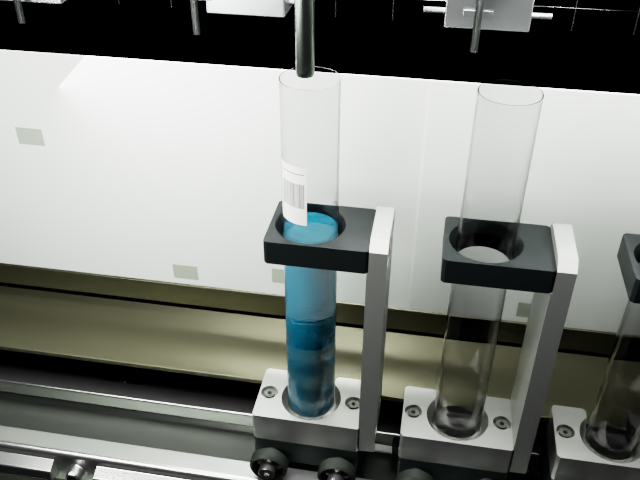
#> input picture digital_twin/examples/fillcam_686.png, 640 x 480 px
$ python -i locate.py   (imports and definitions only)   (older library calls are emulated)
#> lines starting #> are read from the running program, lines starting #| are printed output that depends on the picture; after the words box and inside, x2 and y2 are one past the last pixel; in counts of white or black regions, pixels touching at a corner belong together
"""Locate the vial at the fill station from the image, as a fallback to the fixed ROI.

The detector finds the dark rectangular collar on the vial carrier, the top edge of the
bright aluminum puck below it, and the two glass walls between them. With a camera
config, the configured ROI is kept when the detection agrees with it; otherwise the
detected ROI is returned with a quality code saying why.
"""

from dataclasses import dataclass

import cv2
import numpy as np

from vialcv.roi import CameraConfig, Roi

# Gray levels measured on videos 1-4 stills: collar front face ~22-26, belt behind it ~57.
COLLAR_MAX_GRAY = 45

# The collar's front face is a ~115 px wide dark band. A dark liquid column below it is
# only ~45 px wide, so rows are matched on long horizontal dark runs, not blob shape.
COLLAR_RUN_RANGE = (80, 160)
COLLAR_MIN_ROWS = 8
COLLAR_MAX_ROW_GAP = 2

# With a config, the collar is searched only this close to its configured position.
COLLAR_SEARCH_DX = 60
COLLAR_SEARCH_DY = 40

# Search window below the collar bottom for the puck top edge (pixels).
PUCK_SEARCH_RANGE = (40, 170)
PUCK_MIN_STEP = 25.0

# Glass walls are ~25 px either side of the collar center; the aluminum holder bar
# starts ~50 px right of it, so the search stops short of the bar.
WALL_SEARCH_HALF_WIDTH = 35
WALL_MARGIN = 2

# Default depth of visible liquid below the puck top when no config gives it.
DEFAULT_BORE_DEPTH = 50

# Detections within this many pixels of the config are treated as agreeing with it.
DEFAULT_TOLERANCE_PX = 4

# Larger offsets than this are not drift: on videos 1-4 they were carriers in motion.
DEFAULT_MAX_DRIFT_PX = 12


@dataclass(frozen=True)
class Detection:
    collar_xywh: Roi
    puck_top_y: int
    wall_left_x: int
    wall_right_x: int
    vial_xywh: Roi


@dataclass(frozen=True)
class LocateResult:
    ok: bool
    code: str | None
    detail: str | None
    vial_xywh: Roi | None
    source: str | None
    detection: Detection | None
    offset_xy: tuple[int, int] | None


def longest_run(row: np.ndarray) -> tuple[int, int]:
    """Return (start, length) of the longest run of True values in a 1-D array."""
    padded = np.concatenate(([0], row.astype(np.int8), [0]))
    edges = np.flatnonzero(np.diff(padded))
    if len(edges) == 0:
        return 0, 0
    starts, ends = edges[::2], edges[1::2]
    best = int(np.argmax(ends - starts))
    return int(starts[best]), int(ends[best] - starts[best])


def find_collar(gray: np.ndarray, expected: tuple[float, float] | None = None) -> Roi | None:
    """Return (x, y, w, h) of the collar's dark front face.

    `expected` is the configured (center x, bottom y); when given, only a nearby collar
    counts. Otherwise the collar nearest the image's horizontal center is used.
    """
    height, width = gray.shape
    if expected is None:
        center_x, x0, x1, y0, y1 = width / 2, 0, width, 0, height
    else:
        center_x = expected[0]
        x0 = max(int(center_x - COLLAR_SEARCH_DX - COLLAR_RUN_RANGE[1] / 2), 0)
        x1 = min(int(center_x + COLLAR_SEARCH_DX + COLLAR_RUN_RANGE[1] / 2), width)
        y0 = max(int(expected[1] - COLLAR_SEARCH_DY - COLLAR_RUN_RANGE[1]), 0)
        y1 = min(int(expected[1] + COLLAR_SEARCH_DY), height)

    dark = gray[y0:y1, x0:x1] < COLLAR_MAX_GRAY
    # Bridge small glints on the collar face.
    dark = cv2.morphologyEx(dark.astype(np.uint8), cv2.MORPH_CLOSE, np.ones((1, 7), np.uint8)).astype(bool)

    rows = []
    for offset, row in enumerate(dark):
        start, length = longest_run(row)
        run_center = x0 + start + length / 2
        if COLLAR_RUN_RANGE[0] <= length <= COLLAR_RUN_RANGE[1] and abs(run_center - center_x) <= COLLAR_SEARCH_DX:
            rows.append((y0 + offset, x0 + start, x0 + start + length))

    # Group matching rows into vertical blocks; each block is a collar candidate.
    blocks, current = [], []
    for row in rows:
        if current and row[0] - current[-1][0] > COLLAR_MAX_ROW_GAP + 1:
            blocks.append(current)
            current = []
        current.append(row)
    if current:
        blocks.append(current)

    best, best_distance = None, None
    for block in blocks:
        if len(block) < COLLAR_MIN_ROWS:
            continue
        top, bottom = block[0][0], block[-1][0] + 1
        left = int(np.median([r[1] for r in block]))
        right = int(np.median([r[2] for r in block]))
        dx = (left + right) / 2 - center_x
        if expected is None:
            distance = abs(dx)
        else:
            dy = bottom - expected[1]
            if abs(dy) > COLLAR_SEARCH_DY:
                continue
            distance = abs(dx) + abs(dy)
        if best is None or distance < best_distance:
            best, best_distance = (left, top, right - left, bottom - top), distance
    return best


def find_puck_top(gray: np.ndarray, collar: Roi) -> int | None:
    """Return the y of the dark-to-bright edge at the top of the puck, left of the glass."""
    x, y, w, h = collar
    collar_bottom = y + h
    top = collar_bottom + PUCK_SEARCH_RANGE[0]
    bottom = min(collar_bottom + PUCK_SEARCH_RANGE[1], gray.shape[0] - 1)
    if bottom - top < 5:
        return None

    # The puck extends left of the glass, where nothing else covers it.
    strip = gray[top:bottom, x + 2:x + 22].astype(np.float32)
    profile = np.convolve(np.median(strip, axis=1), np.ones(3) / 3, mode="same")
    step = profile[3:] - profile[:-3]
    best = int(np.argmax(step))
    if step[best] < PUCK_MIN_STEP:
        return None
    return top + best + 2


def find_walls(gray: np.ndarray, collar: Roi, puck_top_y: int) -> tuple[int, int] | None:
    """Return (left, right) x of the glass walls between the collar and the puck."""
    x, y, w, h = collar
    center = x + w // 2
    left, right = center - WALL_SEARCH_HALF_WIDTH, center + WALL_SEARCH_HALF_WIDTH
    top, bottom = y + h + 5, puck_top_y - 5
    if bottom - top < 10 or left < 0 or right > gray.shape[1]:
        return None

    sobel = np.abs(cv2.Sobel(gray[top:bottom, left:right].astype(np.float32), cv2.CV_32F, 1, 0, ksize=3))
    profile = np.median(sobel, axis=0)
    half = WALL_SEARCH_HALF_WIDTH
    wall_left = left + int(np.argmax(profile[:half]))
    wall_right = left + half + int(np.argmax(profile[half:]))
    return wall_left, wall_right


def detect_vial(image: np.ndarray, expected_collar: tuple[float, float] | None = None,
                bore_depth: int = DEFAULT_BORE_DEPTH) -> Detection | None:
    """Detect the fill-station vial in a BGR frame, or return None.

    `expected_collar` is an optional (center x, bottom y) to search near.
    """
    gray = cv2.cvtColor(image, cv2.COLOR_BGR2GRAY)
    collar = find_collar(gray, expected_collar)
    if collar is None:
        return None
    puck_top = find_puck_top(gray, collar)
    if puck_top is None:
        return None
    walls = find_walls(gray, collar, puck_top)
    if walls is None:
        return None

    wall_left, wall_right = walls
    x0 = max(wall_left - WALL_MARGIN, 0)
    x1 = min(wall_right + WALL_MARGIN, gray.shape[1])
    y0 = collar[1] + collar[3]
    y1 = min(puck_top + bore_depth, gray.shape[0])
    return Detection(collar, puck_top, wall_left, wall_right, (x0, y0, x1 - x0, y1 - y0))


def locate_vial(image: np.ndarray, config: CameraConfig | None = None,
                tolerance_px: int = DEFAULT_TOLERANCE_PX,
                max_drift_px: int = DEFAULT_MAX_DRIFT_PX) -> LocateResult:
    """Return the vial liquid ROI, preferring the camera config when detection agrees.

    Quality codes: None (config ROI confirmed), `roi_drift` (small offset; detected ROI
    used), `roi_auto_detected` (no config), `vial_off_station` (large offset, usually a
    moving carrier; not ok), `vial_not_found` (not ok).
    """
    if config is None:
        detection = detect_vial(image)
        if detection is None:
            return LocateResult(False, "vial_not_found", "No collar/puck/walls found.", None, None, None, None)
        return LocateResult(True, "roi_auto_detected", "No camera config; using detection.",
                            detection.vial_xywh, "detected", detection, None)

    cx, cy, cw, ch = config.region("collar")
    lines = config.lines_y
    bore_depth = lines.get("bore_bottom", 0) - lines.get("puck_top", 0) or DEFAULT_BORE_DEPTH
    expected_collar = (cx + cw / 2, lines.get("collar_bottom", cy + ch))
    detection = detect_vial(image, expected_collar=expected_collar, bore_depth=bore_depth)
    if detection is None:
        return LocateResult(False, "vial_not_found", "No collar/puck/walls found near the fill station.",
                            None, None, None, None)

    # The collar's side edges and the puck top are high-contrast; the glass walls of an
    # empty vial are faint, so they are not used for the offset.
    dcx, _, dcw, _ = detection.collar_xywh
    dx = int(round(dcx + dcw / 2 - (cx + cw / 2)))
    dy = int(round(detection.puck_top_y - lines.get("puck_top", detection.puck_top_y)))
    if abs(dx) <= tolerance_px and abs(dy) <= tolerance_px:
        return LocateResult(True, None, None, config.region("vial"), "config", detection, (dx, dy))

    detail = f"Detection differs from config by dx={dx}, dy={dy} px."
    if abs(dx) > max_drift_px or abs(dy) > max_drift_px:
        return LocateResult(False, "vial_off_station", detail + " Carrier is probably moving.",
                            None, None, detection, (dx, dy))
    return LocateResult(True, "roi_drift", detail, detection.vial_xywh, "detected", detection, (dx, dy))

>>> import cv2
>>> picture = cv2.imread('../digital_twin/examples/fillcam_686.png')
#> picture is the input picture: shape (480, 640, 3); mean B, G, R 126.3, 130.9, 128
>>> result = detect_vial(picture)
#> in detect_vial, `gray = cv2.cvtColor(image, cv2.COLOR_BGR2GRAY)`:
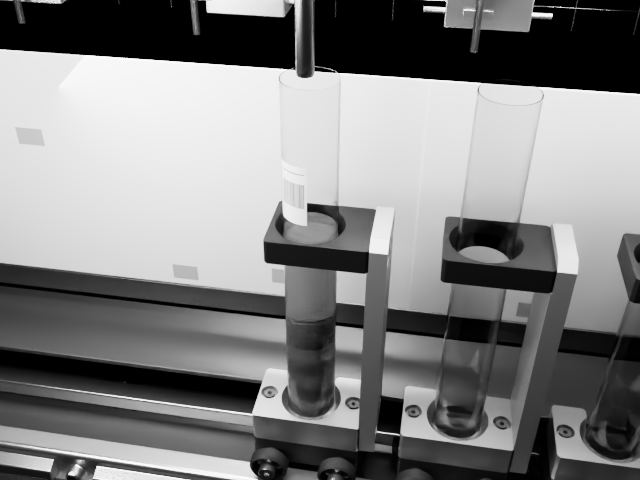
#> gray: shape (480, 640); min 0, max 253, mean 129.5
#> in find_collar, `dark = gray[y0:y1, x0:x1] < COLLAR_MAX_GRAY`:
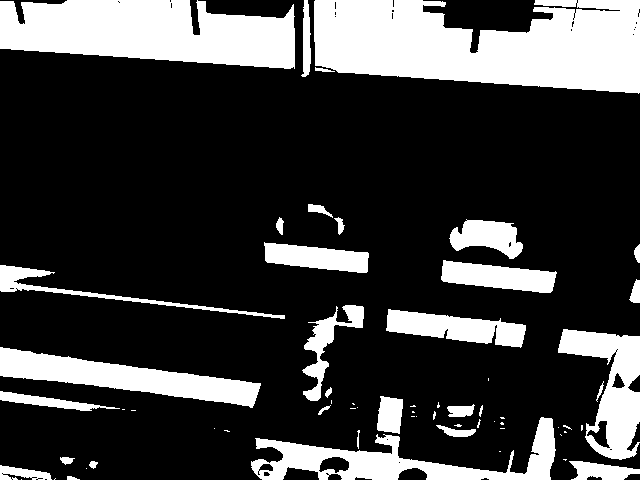
#> dark: shape (480, 640) bool; 24.5% white; 63 white regions (31 under 20 px), largest, box (x1, y1, x2, y2) and area: (314, 0, 640, 94) 23344, (0, 0, 295, 69) 15500, (251, 417, 556, 480) 6587
#> in find_collar, `dark = cv2.morphologyEx(dark.astype(np.uint8), cv2.MORPH_CLOSE, np.one..`:
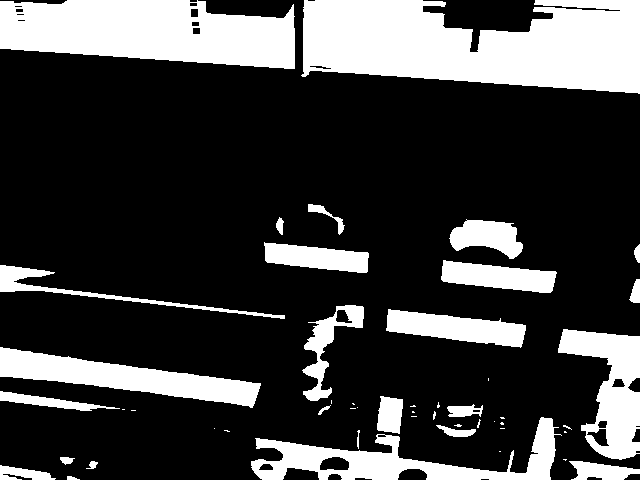
#> dark: shape (480, 640) bool; 24.9% white; 50 white regions (24 under 20 px), largest, box (x1, y1, x2, y2) and area: (301, 0, 640, 94) 24317, (0, 0, 295, 69) 15673, (251, 417, 562, 480) 6702
#> the loop in find_collar, `for offset, row in enumerate(dark):` made 480 passes
#> (edges in longest_run, starts in longest_run, ends in longest_run, best in longest_run, start, length, run_center) on passes 1 to 3: ([67, 190, 197, 198, 304, 308, 315, 423, 535, 640], [67, 197, 304, 315, 535], [190, 198, 308, 423, 640], 0, 67, 123, 128.5), ([0, 14, 65, 190, 197, 206, 304, 443, 535, 640], [0, 65, 197, 304, 535], [14, 190, 206, 443, 640], 3, 304, 139, 373.5), ([0, 14, 21, 33, 64, 206, 304, 446, 535, 640], [0, 21, 64, 304, 535], [14, 33, 206, 446, 640], 2, 64, 142, 135)
#> after the loop in find_collar, `for offset, row in enumerate(dark):`: rows = 25 items, first 6: (1, 304, 443), (3, 304, 446), (250, 265, 345), (251, 265, 354), (252, 265, 368), (253, 265, 369)
#> the loop in find_collar, `for row in rows:` made 25 passes
#> row on passes 1 to 12: (1, 304, 443), (3, 304, 446), (250, 265, 345), (251, 265, 354), (252, 265, 368), (253, 265, 369), (254, 265, 369), (255, 265, 369), (256, 265, 369), (257, 265, 369), (258, 265, 368), (259, 265, 368)
#> after the loop in find_collar, `for row in rows:`: blocks = 3 items; current = [(470, 309, 404), (471, 315, 402)]
#> the loop in find_collar, `for block in blocks:` made 4 passes
#> (top, bottom, left, right, dx, distance, best, best_distance) on pass 2: (250, 265, 265, 368, -3.5, 3.5, (265, 250, 103, 15), 3.5)
#> block on passes 1, 4: [(1, 304, 443), (3, 304, 446)], [(470, 309, 404), (471, 315, 402)]
#> after the loop in find_collar, `for block in blocks:`: best_distance = 3.5
#> in detect_vial, `collar = find_collar(gray, expected_collar)`: collar = (265, 250, 103, 15)
#> in find_puck_top, `x, y, w, h = collar`: x = 265; y = 250; w = 103; h = 15
#> in find_puck_top, `collar_bottom = y + h`: collar_bottom = 265
#> in find_puck_top, `top = collar_bottom + PUCK_SEARCH_RANGE[0]`: top = 305
#> in find_puck_top, `bottom = min(collar_bottom + PUCK_SEARCH_RANGE[1], gray.shape[0] - 1)`: bottom = 435
#> in find_puck_top, `strip = gray[top:bottom, x + 2:x + 22].astype(np.float32)`:
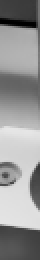
#> strip: shape (130, 20) float32 (shown 2 times larger); min 0, max 230, mean 149
#> in find_puck_top, `profile = np.convolve(np.median(strip, axis=1), np.ones(3) / 3, mode="..`: profile = 130 values, max 227.3 at index 66, min 6.17 at index 11, mean 151.9
#> in find_puck_top, `step = profile[3:] - profile[:-3]`: step = 127 values, max 135.2 at index 11, min -143 at index 112, mean 0.396
#> in find_puck_top, `best = int(np.argmax(step))`: best = 11
#> in detect_vial, `puck_top = find_puck_top(gray, collar)`: puck_top = 318
#> in find_walls, `x, y, w, h = collar`: x = 265; y = 250; w = 103; h = 15
#> in find_walls, `center = x + w // 2`: center = 316
#> in find_walls, `left, right = center - WALL_SEARCH_HALF_WIDTH, center + WALL_SEARCH_HA..`: left = 281; right = 351
#> in find_walls, `top, bottom = y + h + 5, puck_top_y - 5`: top = 270; bottom = 313
#> in find_walls, `sobel = np.abs(cv2.Sobel(gray[top:bottom, left:right].astype(np.float3..`:
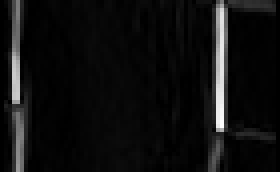
#> sobel: shape (43, 70) float32 (shown 4 times larger); min 0, max 407, mean 25.3; drawn with min black and max white
#> in find_walls, `profile = np.median(sobel, axis=0)`: profile = 70 values, max 358 at index 55, min 0 at index 0, mean 23.57
#> in find_walls, `wall_left = left + int(np.argmax(profile[:half]))`: wall_left = 285
#> in find_walls, `wall_right = left + half + int(np.argmax(profile[half:]))`: wall_right = 336
#> in detect_vial, `walls = find_walls(gray, collar, puck_top)`: walls = (285, 336)
#> in detect_vial, `wall_left, wall_right = walls`: wall_left = 285; wall_right = 336
#> in detect_vial, `x0 = max(wall_left - WALL_MARGIN, 0)`: x0 = 283
#> in detect_vial, `x1 = min(wall_right + WALL_MARGIN, gray.shape[1])`: x1 = 338
#> in detect_vial, `y0 = collar[1] + collar[3]`: y0 = 265
#> in detect_vial, `y1 = min(puck_top + bore_depth, gray.shape[0])`: y1 = 368
